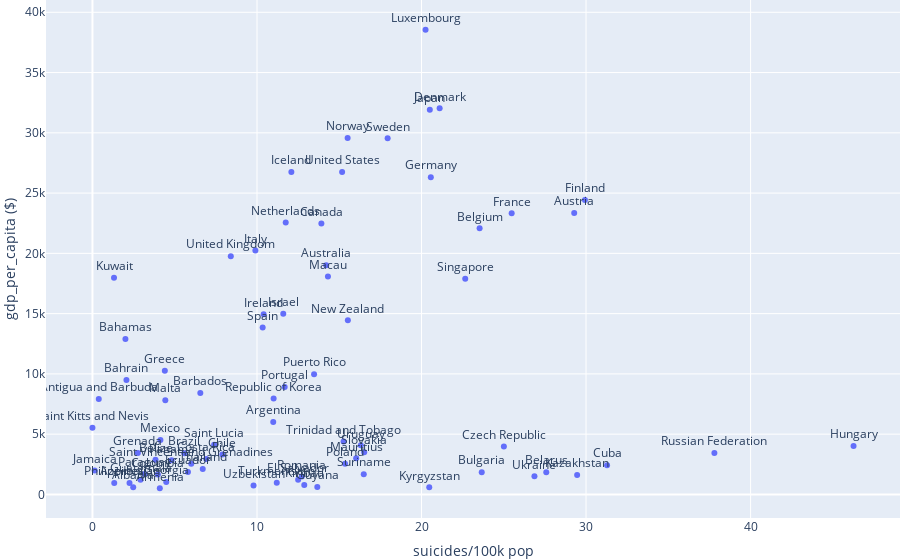

The notebook cell this image was saved under:
### Code cell
fig = px.scatter(data_frame=display_df, x="suicides/100k pop", y="gdp_per_capita ($)", text="country")
fig.update_traces(textposition='top center')
fig.update_layout(margin= dict(t=0,r=0,b=0,l=0))

### Figure 1 — Plotly figure (JSON) as saved in the notebook; plotly's stock layout.template omitted (floating-point values rounded to 4 significant figures)
{"data": [{"hovertemplate": "suicides/100k pop=%{x}<br>gdp_per_capita ($)=%{y}<br>country=%{text}<extra></extra>", "legendgroup": "", "marker": {"color": "#636efa", "symbol": "circle"}, "mode": "markers+text", "name": "", "orientation": "v", "showlegend": false, "text": ["Albania", "Antigua and Barbuda", "Argentina", "Armenia", "Australia", "Austria", "Azerbaijan", "Bahamas", "Bahrain", "Barbados", "Belarus", "Belgium", "Belize", "Brazil", "Bulgaria", "Canada", "Chile", "Colombia", "Costa Rica", "Cuba", "Czech Republic", "Denmark", "Ecuador", "El Salvador", "Finland", "France", "Georgia", "Germany", "Greece", "Grenada", "Guatemala", "Guyana", "Hungary", "Iceland", "Ireland", "Israel", "Italy", "Jamaica", "Japan", "Kazakhstan", "Kiribati", "Kuwait", "Kyrgyzstan", "Luxembourg", "Macau", "Malta", "Mauritius", "Mexico", "Netherlands", "New Zealand", "Norway", "Panama", "Paraguay", "Philippines", "Poland", "Portugal", "Puerto Rico", "Republic of Korea", "Romania", "Russian Federation", "Saint Kitts and Nevis", "Saint Lucia", "Saint Vincent and Grenadines", "Singapore", "Slovakia", "Spain", "Suriname", "Sweden", "Thailand", "Trinidad and Tobago", "Turkmenistan", "Ukraine", "United Kingdom", "United States", "Uruguay", "Uzbekistan"], "textposition": "top center", "type": "scatter", "x": [2.477, 0.3838, 10.99, 4.094, 14.21, 29.28, 2.253, 2.005, 2.067, 6.556, 27.58, 23.53, 3.834, 5.584, 23.66, 13.91, 7.898, 3.976, 6.915, 31.28, 25.01, 21.1, 5.803, 12.5, 29.93, 25.48, 4.485, 20.56, 4.4, 2.758, 2.921, 13.66, 46.26, 12.09, 10.4, 11.6, 9.903, 0.1338, 20.5, 29.46, 12.87, 1.312, 20.47, 20.24, 14.31, 4.429, 16.03, 4.131, 11.75, 15.52, 15.51, 4.812, 3.165, 1.324, 15.35, 11.68, 13.47, 11.01, 12.72, 37.8, 0, 7.397, 6.005, 22.66, 16.52, 10.35, 16.49, 17.94, 6.703, 15.26, 11.2, 26.86, 8.408, 15.17, 16.31, 9.791], "xaxis": "x", "y": [597.4, 7917.0, 6015.0, 505, 19020.0, 23340.0, 949.2, 12890.0, 9501, 8419.0, 1843.0, 22080.0, 2881, 3418.0, 1844, 22480.0, 3324.0, 1653.0, 2941.0, 2428.0, 3978.0, 32034, 1861.0, 1226.0, 24430.0, 23320.0, 1030.0, 26320.0, 10260.0, 3442.0, 1228.0, 626.4, 4020.0, 26750.0, 14950.0, 14991, 20230.0, 1990.0, 31920.0, 1611.0, 776.8, 17980.0, 592, 38560.0, 18081, 7823.0, 2999.0, 4520.0, 22560.0, 14450.0, 29580.0, 2830.0, 1704.0, 957.5, 2541.0, 8911.0, 9972.0, 7961.0, 1495.0, 3441.0, 5525, 4113.0, 2553, 17900.0, 3504.0, 13850.0, 1684, 29550.0, 2115.0, 4391.0, 966.9, 1509, 19760.0, 26760.0, 4074.0, 731.4], "yaxis": "y"}], "layout": {"legend": {"tracegroupgap": 0}, "margin": {"b": 0, "l": 0, "r": 0, "t": 0}, "xaxis": {"anchor": "y", "domain": [0, 1], "title": {"text": "suicides/100k pop"}}, "yaxis": {"anchor": "x", "domain": [0, 1], "title": {"text": "gdp_per_capita ($)"}}}}
